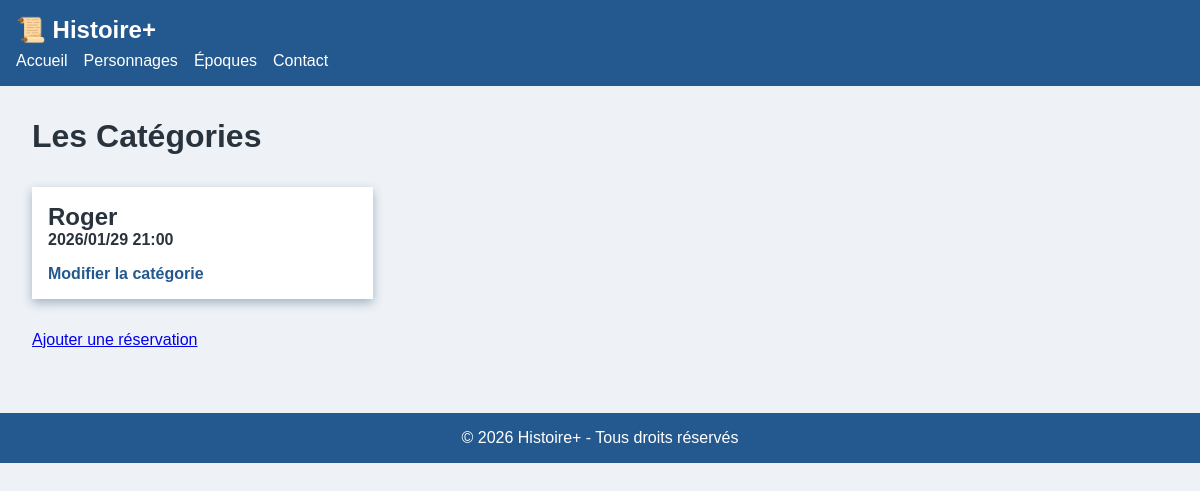
The page /reservation/index.php on the database as committed earlier.
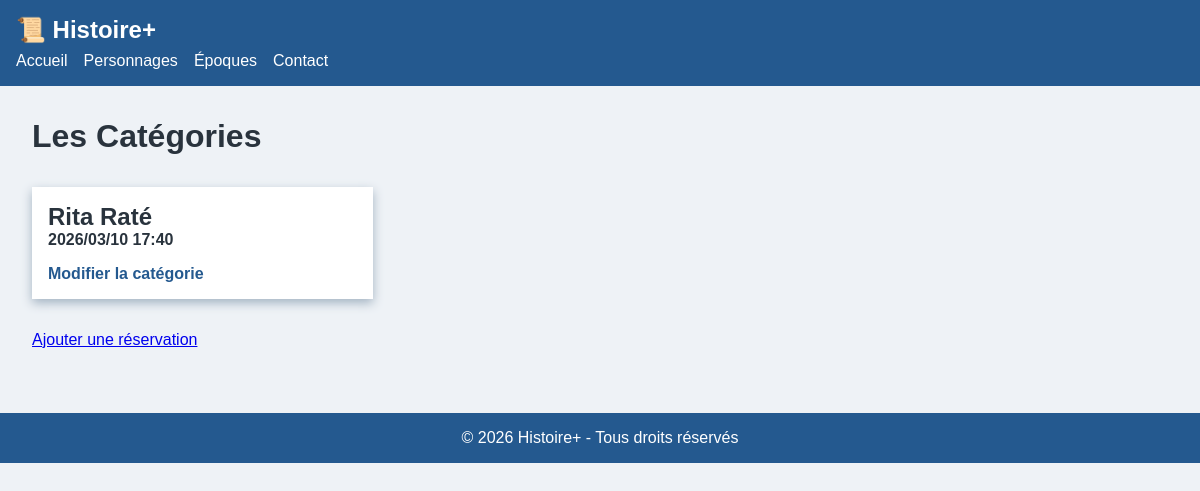
The same page on the database as committed later.
### tables this page shows
CREATE TABLE "reservation" (
	"id"	INTEGER,
	"nom"	TEXT,
	"nbPersonnes"	INTEGER,
	"dateReservation"	TEXT,
	"email"	TEXT,
	"cellulaire"	TEXT,
	"choixIntExt"	INTEGER,
	"created_at"	TEXT DEFAULT current_timestamp,
	"updated_at"	TEXT DEFAULT current_timestamp,
	PRIMARY KEY("id")
);

### public/reservation/index.php (the view, shortened to what this page needs)
<?php
$bd = "../../database/db.sqlite";
$pdo = new PDO("sqlite:" . $bd);
$stmt = $pdo->prepare("SELECT * FROM reservation");
$stmt->execute();
$reservation = '';
$reservation .= '<div class="cards">';
while ($enr = $stmt->fetch()) {
    $date = date_create($enr['dateReservation']);
    $reservation .= '<article class="card">';
    $reservation .= '<h2>' . $enr['nom'] . '</h2>';
    $reservation .= '<h4>' . date_format($date, "Y/m/d H:i") . '</h4>';
    $reservation .= '<a href="modifier.php?id=' . $enr['id'] . '">Modifier la catégorie</a>';
    $reservation .= '</article>';
}
$reservation .= '</div>';
$ajout = '';
$ajout .= '<a href="ajout.php">Ajouter une réservation</a>';
?>
<!DOCTYPE html>
<html lang="fr">
<head>
    <link rel="stylesheet" href="../css/styles.css">
</head>
<body>
    <header>
        <div class="logo">📜 Histoire+</div>
        <nav>
            <ul>
                <li><a href="../index.php">Accueil</a></li>
                <li><a href="#">Personnages</a></li>
                <li><a href="#">Époques</a></li>
                <li><a href="#">Contact</a></li>
            </ul>
        </nav>
    </header>
    <main class="home">
        <h1>Les Catégories</h1>
        <?php echo $reservation; ?>
        <?php echo $ajout; ?>
    </main>
    <footer>
        <p>© 2026 Histoire+ - Tous droits réservés</p>
    </footer>
</body>
</html>

Rows that differ between the two databases and show on the page:
removed reservation: nom "Roger", dateReservation "2026/01/29 21:00"
added reservation: nom "Rita Raté", dateReservation "2026/03/10 17:40"
